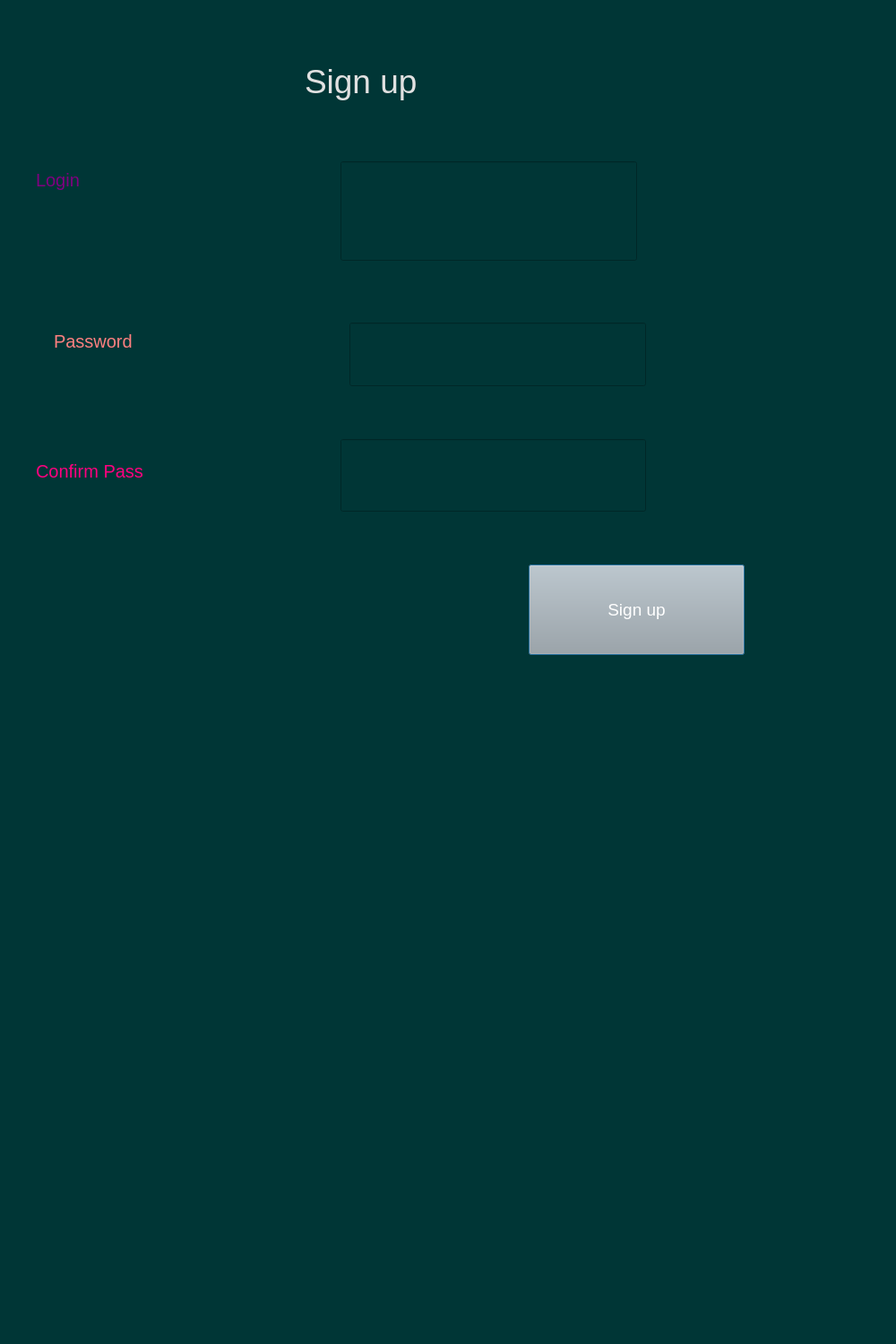
<?xml version="1.0" encoding="UTF-8"?>
<ui version="4.0">
 <class>Dialog</class>
 <widget class="QDialog" name="Dialog">
  <property name="geometry">
   <rect>
    <x>0</x>
    <y>0</y>
    <width>1000</width>
    <height>1500</height>
   </rect>
  </property>
  <property name="windowTitle">
   <string>Dialog</string>
  </property>
  <property name="styleSheet">
   <string notr="true">background-color: rgb(0, 54, 54);</string>
  </property>
  <widget class="QLabel" name="label">
   <property name="geometry">
    <rect>
     <x>340</x>
     <y>40</y>
     <width>301</width>
     <height>101</height>
    </rect>
   </property>
   <property name="styleSheet">
    <string notr="true">color:rgb(225, 225, 225); font-size:28pt;</string>
   </property>
   <property name="text">
    <string>Sign up</string>
   </property>
  </widget>
  <widget class="QLabel" name="label_2">
   <property name="geometry">
    <rect>
     <x>40</x>
     <y>160</y>
     <width>261</width>
     <height>81</height>
    </rect>
   </property>
   <property name="styleSheet">
    <string notr="true">font-size:15pt; color:rgb(127, 0, 127)</string>
   </property>
   <property name="text">
    <string>Login</string>
   </property>
  </widget>
  <widget class="QLineEdit" name="email">
   <property name="geometry">
    <rect>
     <x>380</x>
     <y>180</y>
     <width>331</width>
     <height>111</height>
    </rect>
   </property>
   <property name="styleSheet">
    <string notr="true">font-size:14pt; color:rgb(243, 243, 243)</string>
   </property>
  </widget>
  <widget class="QLineEdit" name="password">
   <property name="geometry">
    <rect>
     <x>390</x>
     <y>360</y>
     <width>331</width>
     <height>71</height>
    </rect>
   </property>
   <property name="styleSheet">
    <string notr="true">font-size:14pt; color:rgb(243, 243, 243)</string>
   </property>
   <property name="text">
    <string/>
   </property>
  </widget>
  <widget class="QLabel" name="label_3">
   <property name="geometry">
    <rect>
     <x>60</x>
     <y>330</y>
     <width>211</width>
     <height>101</height>
    </rect>
   </property>
   <property name="styleSheet">
    <string notr="true">font-size:15pt; color:rgb(255, 127, 127)</string>
   </property>
   <property name="text">
    <string>Password</string>
   </property>
  </widget>
  <widget class="QPushButton" name="signupbutton">
   <property name="geometry">
    <rect>
     <x>590</x>
     <y>630</y>
     <width>241</width>
     <height>101</height>
    </rect>
   </property>
   <property name="styleSheet">
    <string notr="true">background-color: rgb(167, 168, 167); font-size:14pt; color:rgb(255, 255, 255)</string>
   </property>
   <property name="text">
    <string>Sign up</string>
   </property>
  </widget>
  <widget class="QLineEdit" name="confirmpass">
   <property name="geometry">
    <rect>
     <x>380</x>
     <y>490</y>
     <width>341</width>
     <height>81</height>
    </rect>
   </property>
   <property name="styleSheet">
    <string notr="true">font-size:14pt; color:rgb(243, 243, 243)</string>
   </property>
   <property name="text">
    <string/>
   </property>
  </widget>
  <widget class="QLabel" name="label_4">
   <property name="geometry">
    <rect>
     <x>40</x>
     <y>500</y>
     <width>321</width>
     <height>51</height>
    </rect>
   </property>
   <property name="styleSheet">
    <string notr="true">font-size:15pt; color:rgb(255, 0, 127)</string>
   </property>
   <property name="text">
    <string>Confirm Pass</string>
   </property>
  </widget>
 </widget>
 <resources/>
 <connections/>
</ui>
